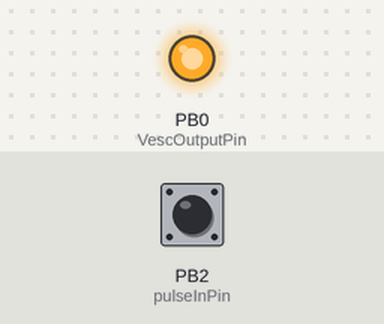
The sketch below on a simulated ATtiny85, built with avr-gcc and run on an emulated ATtiny85. Shown: output pins drawn as LEDs (lit = HIGH). The test bench sets the inputs (shaded band); at power-on: PB2 (pulseInPin) LOW.

Above: at 0.1 s.
At 2.1 s:
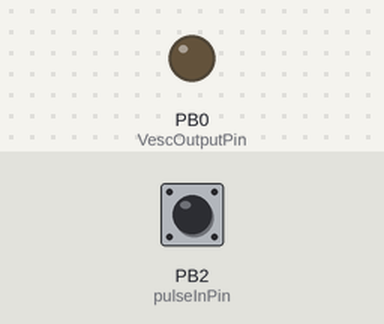
Timing chart, 0 to 3.6 s (numbered marks = the images above):
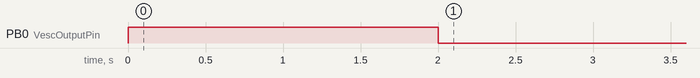

Measured:
- by itself, PB0 (VescOutputPin): HIGH → LOW at 2.0 s

The sketch:

attiny-pot-control-brushless-speed.ino
```cpp
#include <avr/io.h>
#include <avr/interrupt.h>
#include <util/delay.h>

volatile unsigned int ValPot;

//---------------------------------
// Analogue port read
// Lecture dde l'ADC 2 sur la pin 4
//---------------------------------
void analogRead() {
  ADMUX = _BV(ADLAR) | _BV(MUX1);     // left shift result and use ADC2 for pot
  ADCSRA |= _BV(ADEN);                // Analog-Digital enable bit
  ADCSRA |= _BV(ADSC);                // Discard first conversion
  while (ADCSRA & _BV(ADSC)) {};      // Wait until conversion is done
  ADCSRA |= _BV(ADSC);                // Start single conversion
  while (ADCSRA & _BV(ADSC)) {};      // Wait until conversion is done
  ADCSRA &= ~_BV(ADEN);               // Shut down ADC
  ValPot=ADCH*8;
  if (ValPot>2000)            // Shaping ADC reading
    ValPot=2000;
}

//-----------------------------
// interruption mode CTC a 50hz
//-----------------------------
ISR(TIM0_COMPA_vect) {
  PORTB |= (1<<PB0);            // Pin 0 high
  _delay_loop_2(ValPot+2000);       // Waiting
  PORTB &= ~(1<<PB0);           // Pin 0 Low
}

//--------------------
// Programme principal
//--------------------
int main (void) {
  sei();                      // Enable global interrupts
  DDRB |= (1<<PB0) | (1<<PB1);          // PB0 and PB1 as outputs
  TCCR0A |= (1<<WGM01);             // Configure timer 0 for CTC mode
  TIMSK |= (1<<OCIE0A);               // Enable CTC interrupt
  TCCR0B |= (1<<CS02) | (1<<CS00) ;         // Prescaler clk/1024
  OCR0A = 156;                  // Set CTC pour execution 50hz
  ADCSRA |= _BV(ADEN) | _BV(ADPS1) | _BV(ADPS0);  // ADC Enable and Div 8 prescaler
  ValPot=0;                   // RAZ variable lecture potentiometre
  while(1) {
    analogRead();               // read pot value and refresh ValPot
  }
}
```

brushless-xbee-pulsein.ino
```cpp
const uint8_t VescOutputPin = 0;
int pulseInPin = 2;
unsigned long duration;

void setup() {
  //Commence by holding pin low to activate our brushless driver
  OCR0A = 156;
  pinMode(VescOutputPin, OUTPUT);
  digitalWrite(VescOutputPin, HIGH);
  delay(1000);
  pinMode(pulseInPin, INPUT);
}

void loop()
{
  duration = pulseIn(pulseInPin, HIGH);
  duration = constrain(duration, 10, 62);
  //result from XBee PWM is 0-65
  int result = map(duration, 10, 62, 0, 255);
  result = constrain(result, 0, 255);
  analogWrite(VescOutputPin, result);

}
```
